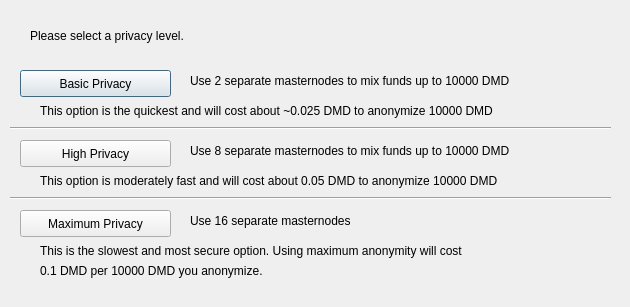
<?xml version="1.0" encoding="UTF-8"?>
<ui version="4.0">
 <class>mixTXConfig</class>
 <widget class="QDialog" name="mixTXConfig">
  <property name="geometry">
   <rect>
    <x>0</x>
    <y>0</y>
    <width>630</width>
    <height>307</height>
   </rect>
  </property>
  <property name="windowTitle">
   <string>Configure mixTX</string>
  </property>
  <widget class="QPushButton" name="buttonBasic">
   <property name="geometry">
    <rect>
     <x>20</x>
     <y>70</y>
     <width>151</width>
     <height>27</height>
    </rect>
   </property>
   <property name="text">
    <string>Basic Privacy</string>
   </property>
  </widget>
  <widget class="QPushButton" name="buttonHigh">
   <property name="geometry">
    <rect>
     <x>20</x>
     <y>140</y>
     <width>151</width>
     <height>27</height>
    </rect>
   </property>
   <property name="text">
    <string>High Privacy</string>
   </property>
  </widget>
  <widget class="QPushButton" name="buttonMax">
   <property name="geometry">
    <rect>
     <x>20</x>
     <y>210</y>
     <width>151</width>
     <height>27</height>
    </rect>
   </property>
   <property name="text">
    <string>Maximum Privacy</string>
   </property>
  </widget>
  <widget class="QLabel" name="label">
   <property name="geometry">
    <rect>
     <x>30</x>
     <y>20</y>
     <width>571</width>
     <height>31</height>
    </rect>
   </property>
   <property name="text">
    <string>Please select a privacy level.</string>
   </property>
  </widget>
  <widget class="QLabel" name="label_2">
   <property name="geometry">
    <rect>
     <x>190</x>
     <y>70</y>
     <width>421</width>
     <height>21</height>
    </rect>
   </property>
   <property name="text">
    <string>Use 2 separate masternodes to mix funds up to 10000 DMD</string>
   </property>
  </widget>
  <widget class="QLabel" name="label_3">
   <property name="geometry">
    <rect>
     <x>190</x>
     <y>140</y>
     <width>411</width>
     <height>21</height>
    </rect>
   </property>
   <property name="text">
    <string>Use 8 separate masternodes to mix funds up to 10000 DMD</string>
   </property>
  </widget>
  <widget class="QLabel" name="label_4">
   <property name="geometry">
    <rect>
     <x>190</x>
     <y>210</y>
     <width>421</width>
     <height>21</height>
    </rect>
   </property>
   <property name="text">
    <string>Use 16 separate masternodes</string>
   </property>
  </widget>
  <widget class="QLabel" name="label_6">
   <property name="geometry">
    <rect>
     <x>40</x>
     <y>100</y>
     <width>561</width>
     <height>21</height>
    </rect>
   </property>
   <property name="text">
    <string>This option is the quickest and will cost about ~0.025 DMD to anonymize 10000 DMD</string>
   </property>
  </widget>
  <widget class="QLabel" name="label_7">
   <property name="geometry">
    <rect>
     <x>40</x>
     <y>170</y>
     <width>561</width>
     <height>21</height>
    </rect>
   </property>
   <property name="text">
    <string>This option is moderately fast and will cost about 0.05 DMD to anonymize 10000 DMD</string>
   </property>
  </widget>
  <widget class="QLabel" name="label_8">
   <property name="geometry">
    <rect>
     <x>40</x>
     <y>240</y>
     <width>561</width>
     <height>21</height>
    </rect>
   </property>
   <property name="text">
    <string>This is the slowest and most secure option. Using maximum anonymity will cost</string>
   </property>
  </widget>
  <widget class="QLabel" name="label_9">
   <property name="geometry">
    <rect>
     <x>40</x>
     <y>260</y>
     <width>561</width>
     <height>21</height>
    </rect>
   </property>
   <property name="text">
    <string>0.1 DMD per 10000 DMD you anonymize.</string>
   </property>
  </widget>
  <widget class="Line" name="line">
   <property name="geometry">
    <rect>
     <x>10</x>
     <y>120</y>
     <width>601</width>
     <height>16</height>
    </rect>
   </property>
   <property name="orientation">
    <enum>Qt::Horizontal</enum>
   </property>
  </widget>
  <widget class="Line" name="line_2">
   <property name="geometry">
    <rect>
     <x>10</x>
     <y>190</y>
     <width>601</width>
     <height>16</height>
    </rect>
   </property>
   <property name="orientation">
    <enum>Qt::Horizontal</enum>
   </property>
  </widget>
 </widget>
 <resources/>
 <connections/>
</ui>
